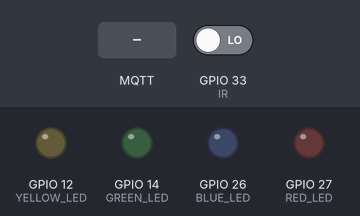
Simulated run of this sketch. Board: ESP32. On the bench: output pins drawn as LEDs (lit = HIGH). Dashed ring = blinking. The test bench sets the inputs (shaded band); at power-on: GPIO 33 (IR) LOW. WiFi joins after 1.5 s; servers stay silent unless stated; random numbers use the default seed unless the sketch sets one; no MQTT or app messages arrive unless stated; what the sketch prints to the serial monitor is not drawn.

Above: at 2.7 s.
2.8 s: GPIO 33 (IR) driven HIGH
At 3.1 s:
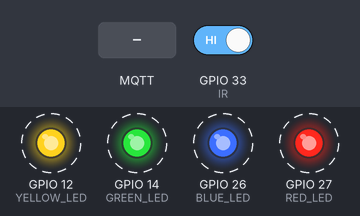
5.8 s: MQTT message "b" arrives on the first subscribed topic
8.8 s: MQTT message "r" arrives on the first subscribed topic
11.8 s: MQTT message "y" arrives on the first subscribed topic
14.8 s: MQTT message "b" arrives on the first subscribed topic
17.8 s: MQTT message "r" arrives on the first subscribed topic
Timing chart, 0 to 21.8 s (numbered marks = the images above; inputs shaded):
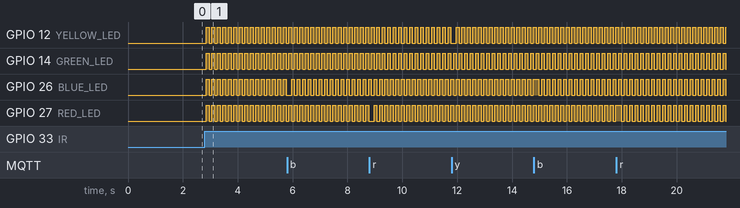

Measured:
- after the input at 2.8 s, GPIO 12 (YELLOW_LED), GPIO 14 (GREEN_LED), GPIO 26 (BLUE_LED), GPIO 27 (RED_LED): alternates HIGH for 0.10 s and LOW for 0.10 s, starting after 0.06 s

The sketch:

mqtt_server.ino
```cpp
#include <WiFi.h>
#include "PubSubClient.h"
#define YELLOW_LED 12
#define GREEN_LED 14
#define BLUE_LED 26
#define RED_LED 27
#define IR 33

void togglePin(int pin) {
  digitalWrite(pin, !digitalRead(pin));
}
void toggleAll() {
  togglePin(YELLOW_LED);
  togglePin(GREEN_LED);
  togglePin(BLUE_LED);
  togglePin(RED_LED);
}

const char* mqttServer = "broker.emqx.io";
const char* mqttTopic = "nishant/again";
const int port = 1883;
char clientId[50];
const char* WifiSSID = "hiddentesla59";
const char* WifiPassword = "tesla123";
int LastIRState = LOW;

WiFiClient espClient;
PubSubClient client(espClient);

void setup() {
  Serial.begin(115200);
  pinMode(BLUE_LED, OUTPUT);
  pinMode(RED_LED, OUTPUT);
  pinMode(YELLOW_LED, OUTPUT);
  pinMode(GREEN_LED, OUTPUT);
  pinMode(IR, INPUT);
  WifiConnect();
  client.setServer(mqttServer, port);
  client.setCallback(callback);
  LastIRState = digitalRead(IR);
}

void mqttReconnect() {
  while (!client.connected()) {
    Serial.print("Attempting MQTT (re)connection...");
    long r = random(1000);
    sprintf(clientId, "clientId-%ld", r);
    if (client.connect(clientId)) {
      Serial.print(clientId);
      Serial.println(" connected");
      client.subscribe(mqttTopic);
    } else {
      Serial.print("failed, rc=");
      Serial.print(client.state());
      Serial.println(mqttTopic);
      delay(5000);
    }
  }
}

void callback(char* topic, byte* message, unsigned int length) {
  if (String(topic) != String(mqttTopic))
    return;

  String stMessage;

  for (int i = 0; i < length; i++) {
    stMessage += (char)message[i];
  }
  switch(stMessage.charAt(0)) {
    case 'b':
      togglePin(BLUE_LED);
      break;
    case 'r':
      togglePin(RED_LED);
      break;
    case 'y':
      togglePin(YELLOW_LED);
      break;
    case 'g':
      togglePin(GREEN_LED);
      break;
    default:
      break;
  }
}

void WifiConnect() {
  Serial.print("Connecting to WiFi");
  WiFi.begin(WifiSSID, WifiPassword, 6);
  while (WiFi.status() != WL_CONNECTED) {
    delay(100);
    Serial.print(".");
  }
  Serial.println(" Connected!");
}

void loop() {
  delay(100); // TODO: Build something amazing!
  if (!client.connected()) {
    mqttReconnect();
  }
  int CurrentIRState = digitalRead(IR);
  if (CurrentIRState != LastIRState) {
    toggleAll();
  }
  client.loop();
}
```
